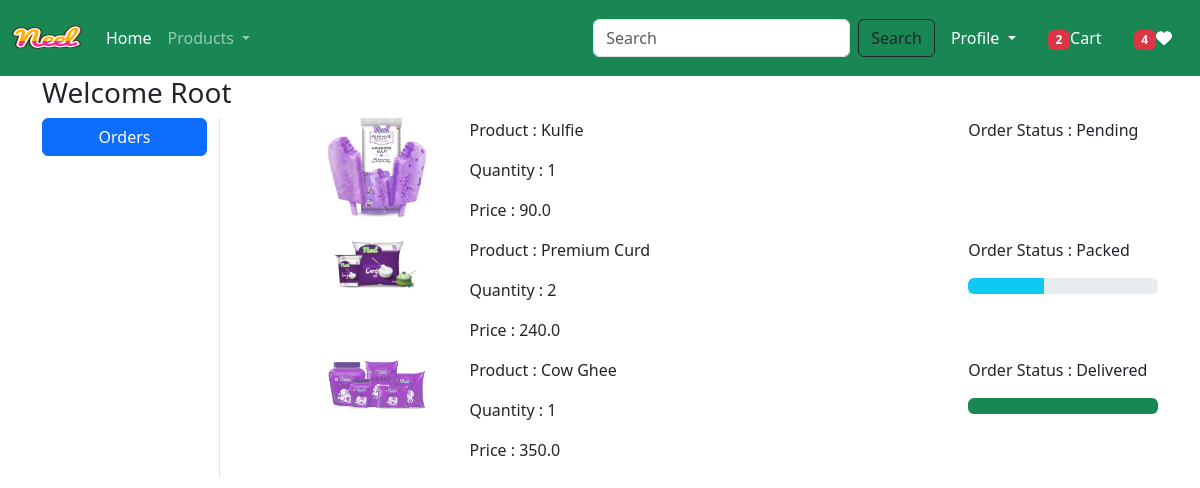
The page /orders/ (signed in) on the database as committed earlier.
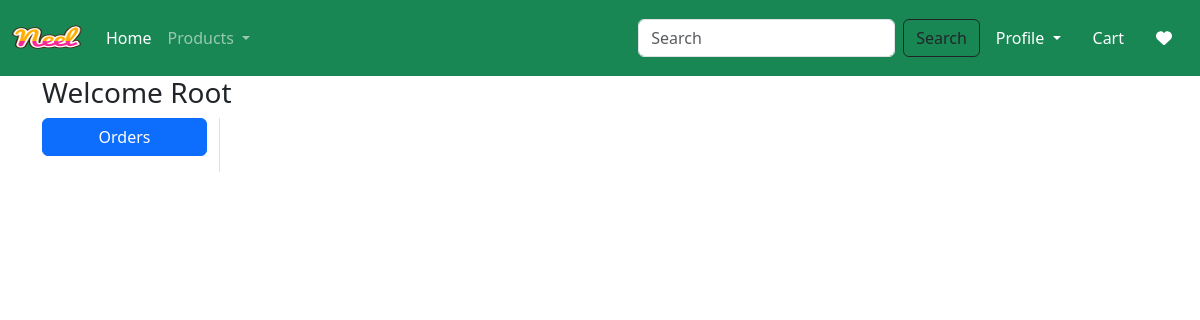
The same page on the database as committed later.
### app/models.py (models this page shows, shortened)
class OrderPlaced(models.Model):
    user = models.ForeignKey(User, on_delete=models.CASCADE)
    customer = models.ForeignKey(Customer, on_delete=models.CASCADE)
    product = models.ForeignKey(Product, on_delete=models.CASCADE)
    quantity = models.PositiveIntegerField(default=1)
    ordered_date = models.DateTimeField(auto_now_add=True)
    status = models.CharField(max_length=50, choices=STATUS_CHOICES, default="Pending")
    payment = models.ForeignKey(Payment, on_delete=models.CASCADE, default="")
    @property
    def total_cost(self):
        return self.quantity * self.product.discounted_price

class Product(models.Model):
    title = models.CharField(max_length=100)
    selling_price = models.FloatField()
    discounted_price = models.FloatField()
    description = models.TextField()
    composition = models.TextField(default='')
    prodapp = models.TextField(default='')
    category = models.CharField(choices=CATEGORY_CHOICES, max_length=2)
    product_image = models.ImageField(upload_to='product')

### app/views.py (the view)
# urls.py: path("orders/", views.orders, name="orders"),
@login_required
def orders(request):
    totalitem = 0
    wishitem = 0
    if request.user.is_authenticated:
        totalitem = len(Cart.objects.filter(user=request.user))
        wishitem = len(Wishlist.objects.filter(user=request.user))
    order_placed = OrderPlaced.objects.filter(user=request.user)
    return render(request, "app/orders.html", locals())

### app/templates/app/orders.html (shortened to what this page needs)
{% extends 'app/base.html' %}
{% load static%}
{% block main-content %}
<div class="container">
    <div class="row">
        <h3>Welcome <span class="text-capitalize">{{request.user}}</span></h3>
        <div class="col-sm-2 border-end">
            <ul class="list-unstyled">
                <li class="d-grid"><a href="{% url 'orders' %}" class="btn btn-primary">Orders</a></li>
            </ul>
        </div>
        <div class="col-sm-9 offset-sm-1">
            {% for op in order_placed %}
                <div class="row">
                    <div class="col-sm-2">
                        <img src="{{op.product.product_image.url}}" class="img-fluid" height="100" width="100" />
                    </div>
                    <div class="col-sm-7">
                        <p>Product : {{op.product.title}}</p>
                        <p>Quantity : {{op.quantity}}</p>
                        <p>Price : {{op.total_cost}}</p>
                    </div>
                    <div class="col-sm-3">
                        <p>Order Status : {{op.status}}</p>
                        {% if op.status == 'Packed' %}
                        <div class="progress">
                            <div class="progress-bar bg-info" role="progressbar" style="width: 40%" aria-valuenow="40" aria-valuemin="0" aria-valuemax="100"></div>
                        </div>
                        {% endif %}
                        {% if op.status == 'Delivered' %}
                        <div class="progress">
                            <div class="progress-bar bg-success" role="progressbar" style="width: 100%" aria-valuenow="100" aria-valuemin="0" aria-valuemax="100"></div>
                        </div>
                        {% endif %}
                    </div>
                </div>
            {% endfor %}
        </div>
    </div>
</div>
{% endblock main-content %}

Rows that differ between the two databases and show on the page:
removed OrderPlaced: product.product_image (picture), product "Kulfie", quantity "1", total_cost "90.0", status "Pending"
removed OrderPlaced: product.product_image (picture), product "Premium Curd", quantity "2", total_cost "240.0", status "Packed"
removed OrderPlaced: product.product_image (picture), product "Cow Ghee", quantity "1", total_cost "350.0", status "Delivered"
Other text that changed with them:
{{ totalitem }}: "2" → (not shown)
{{ wishitem }}: "4" → (not shown)
